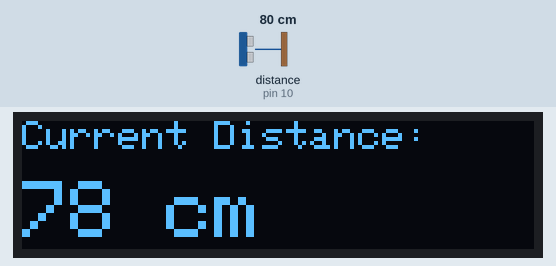
The sketch below on a simulated Arduino Uno, built with avr-gcc and run on an emulated ATmega328P. On the bench: 128×32 one-colour display. Wiring (inferred from the names in the program): ultrasonic range finder: trigger pin 9; echo pin 10. The test bench sets the inputs (shaded band); at power-on: distance to the obstacle (sensor on pin 10) 80 cm. The echo pulse lasts 58.3 µs per cm; what the sketch prints to the serial monitor is not drawn.

Above: at 3.2 s.
3.3 s: distance to the obstacle (sensor on pin 10) set to 2 cm
At 4.6 s:
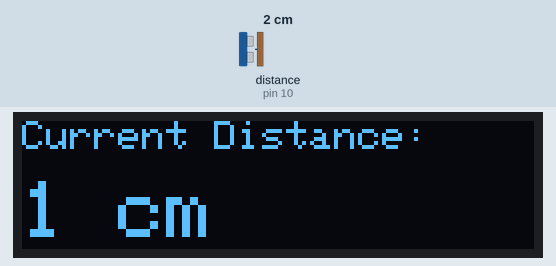
4.9 s: distance to the obstacle (sensor on pin 10) set to 4 cm
At 5.7 s:
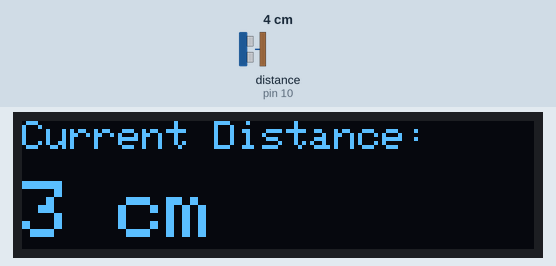
6.5 s: distance to the obstacle (sensor on pin 10) set to 9 cm
At 6.9 s:
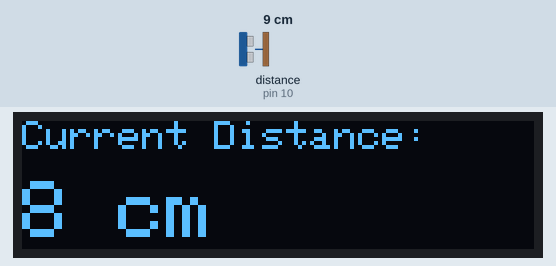
Timing chart, 0 to 9.5 s (numbered marks = the images above; inputs shaded):
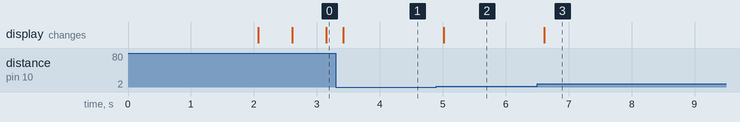

Measured:
- after the input at 3.3 s, the display: changes after 0.12 s (image 1)
- after the input at 4.9 s, the display: changes after 0.11 s (image 2)
- after the input at 6.5 s, the display: changes after 0.11 s (image 3)

The sketch:

sketch_mar29a.ino
```cpp
#include <Wire.h>
#include <Adafruit_GFX.h>
#include <Adafruit_SSD1306.h>

// OLED display settings
#define SCREEN_WIDTH 128
#define SCREEN_HEIGHT 32
#define OLED_RESET    -1
#define SCREEN_ADDRESS 0x3C
Adafruit_SSD1306 display(SCREEN_WIDTH, SCREEN_HEIGHT, &Wire, OLED_RESET);

// HC-SR04 Pins
const int trigPin = 9;
const int echoPin = 10;

void setup() {
  Serial.begin(9600);

  // Initialize the OLED
  if(!display.begin(SSD1306_SWITCHCAPVCC, SCREEN_ADDRESS)) {
    Serial.println(F("SSD1306 allocation failed"));
    for(;;); // Don't proceed, loop forever
  }

  display.clearDisplay();
  display.setTextSize(1);
  display.setTextColor(SSD1306_WHITE);
  display.setCursor(20, 10);
  display.print("Distance Meter");
  display.display();
  delay(2000);

  // Set up sensor pins
  pinMode(trigPin, OUTPUT);
  pinMode(echoPin, INPUT);
}

void loop() {
  long duration;
  int distance;

  // Clear the trigPin
  digitalWrite(trigPin, LOW);
  delayMicroseconds(2);

  // Trigger the sensor by sending a 10 microsecond pulse
  digitalWrite(trigPin, HIGH);
  delayMicroseconds(10);
  digitalWrite(trigPin, LOW);

  // Read the echoPin, returns the sound wave travel time in microseconds
  duration = pulseIn(echoPin, HIGH);

  // Calculate the distance (speed of sound is 0.034 cm/us)
  distance = duration * 0.034 / 2;

  // Update the OLED Display
  display.clearDisplay();

  display.setTextSize(1);
  display.setCursor(0,0);
  display.print("Current Distance:");

  display.setTextSize(2); // Make the number bigger
  display.setCursor(0, 15);
  display.print(distance);
  display.print(" cm");

  display.display(); // Push everything to the screen

  // Log to Serial Monitor for debugging
  Serial.print("Distance: ");
  Serial.print(distance);
  Serial.println(" cm");

  delay(250); // Small delay so the screen doesn't flicker too much
}
```
